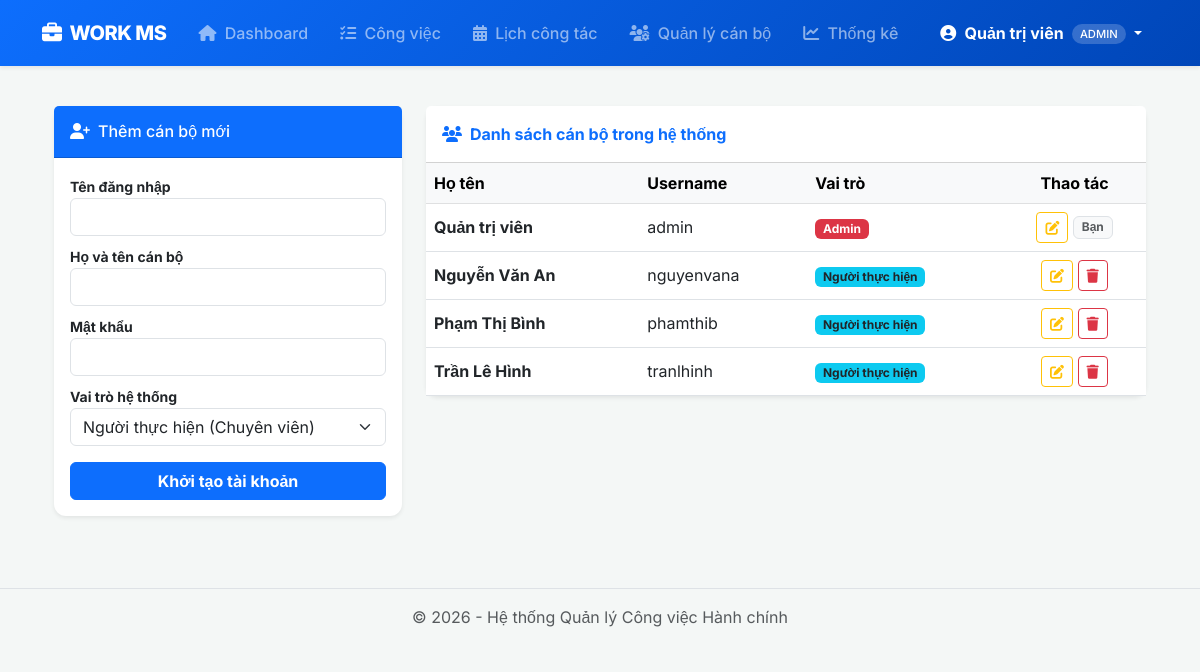
The app's page /modules/users/manage.php (signed in), older data.
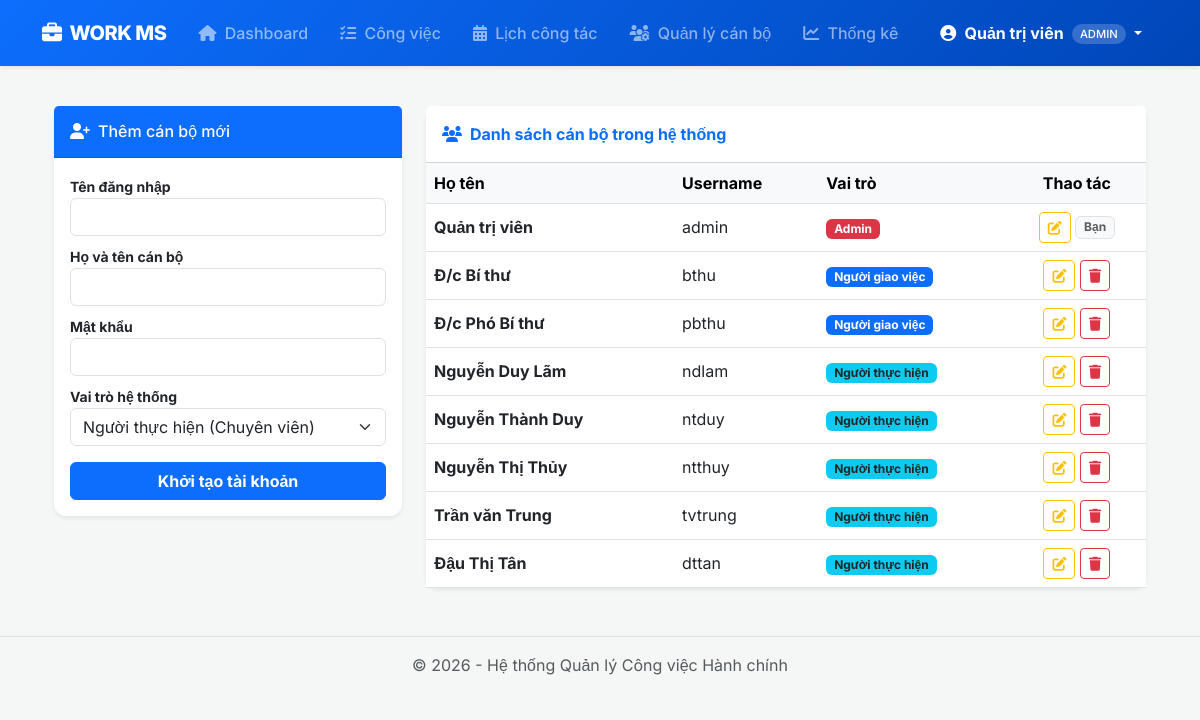
The same page, newer data.
### tables this page shows
CREATE TABLE `users` (
  `id` int(11) NOT NULL,
  `username` varchar(50) NOT NULL,
  `password` varchar(255) NOT NULL,
  `ho_ten` varchar(100) NOT NULL,
  `role` enum('admin','nguoi_giao_viec','nguoi_thuc_hien') DEFAULT 'nguoi_thuc_hien',
  `created_at` timestamp NOT NULL DEFAULT current_timestamp()
);

### modules/users/manage.php (the view, shortened to what this page needs)
<?php
require_once '../../config/database.php';
$users = mysqli_query($conn, "SELECT * FROM users ORDER BY
            CASE WHEN role = 'admin' THEN 1 WHEN role = 'nguoi_giao_viec' THEN 2 ELSE 3 END ASC, ho_ten ASC");
include '../../includes/header.php';
?>
<div class="container-fluid pt-3">
    <div class="row">
        <div class="col-md-4 mb-4">
            <div class="card shadow-sm">
                <div class="card-header bg-primary text-white py-3">
                    <h6 class="mb-0"><i class="fa fa-user-plus me-2"></i>Thêm cán bộ mới</h6>
                </div>
                <div class="card-body">
                    <form method="POST" autocomplete="off">
                        <div class="mb-2">
                            <label class="small fw-bold">Tên đăng nhập</label>
                            <input type="text" name="username" id="username_input" class="form-control" required autocomplete="off">
                        </div>
                        <div class="mb-2">
                            <label class="small fw-bold">Họ và tên cán bộ</label>
                            <input type="text" name="ho_ten" class="form-control" required>
                        </div>
                        <div class="mb-2">
                            <label class="small fw-bold">Mật khẩu</label>
                            <input type="password" name="password" class="form-control" required>
                        </div>
                        <div class="mb-3">
                            <label class="small fw-bold">Vai trò hệ thống</label>
                            <select name="role" class="form-select">
                                <option value="nguoi_thuc_hien">Người thực hiện (Chuyên viên)</option>
                            </select>
                        </div>
                        <button type="submit" name="add_user" class="btn btn-primary w-100 fw-bold">Khởi tạo tài khoản</button>
                    </form>
                </div>
            </div>
        </div>
        <div class="col-md-8">
            <div class="card shadow-sm">
                <div class="card-header bg-white fw-bold py-3 text-primary">
                    <i class="fa fa-users me-2"></i>Danh sách cán bộ trong hệ thống
                </div>
                <div class="table-responsive">
                    <table class="table table-hover align-middle mb-0">
                        <thead class="table-light">
                            <tr>
                                <th>Họ tên</th>
                                <th>Username</th>
                                <th>Vai trò</th>
                                <th class="text-center">Thao tác</th>
                            </tr>
                        </thead>
                        <tbody>
                            <?php while ($u = mysqli_fetch_assoc($users)): ?>
                                <tr>
                                    <td><strong><?php echo $u['ho_ten']; ?></strong></td>
                                    <td><?php echo $u['username']; ?></td>
                                    <td>
                                        <?php
                                        $r = trim($u['role']);
                                        if ($r == 'admin') echo '<span class="badge bg-danger">Admin</span>';
                                        elseif ($r == 'nguoi_giao_viec') echo '<span class="badge bg-primary">Người giao việc</span>';
                                        else echo '<span class="badge bg-info text-dark">Người thực hiện</span>';
                                        ?>
                                    </td>
                                    <td class="text-center">
                                        <a href="edit.php?id=<?php echo $u['id']; ?>" class="btn btn-sm btn-outline-warning" title="Sửa">
                                            <i class="fa fa-edit"></i>
                                        </a>
                                        <?php if ($u['id'] != $_SESSION['user_id']): ?>
                                            <a href="manage.php?delete_id=<?php echo $u['id']; ?>"
                                                class="btn btn-sm btn-outline-danger"
                                                onclick="return confirm('Bạn có chắc chắn muốn xóa cán bộ này?')"
                                                title="Xóa">
                                                <i class="fa fa-trash"></i>
                                            </a>
                                        <?php else: ?>
                                            <span class="badge bg-light text-muted border">Bạn</span>
                                        <?php endif; ?>
                                    </td>
                                </tr>
                            <?php endwhile; ?>
                        </tbody>
                    </table>
                </div>
            </div>
        </div>
    </div>
</div>
<?php include '../../includes/footer.php'; ?>

Row changes from the older to the newer data that the page shows:
removed users: ho_ten "Nguyễn Văn An", username "nguyenvana", role "Người thực hiện"
removed users: ho_ten "Phạm Thị Bình", username "phamthib", role "Người thực hiện"
removed users: ho_ten "Trần Lê Hình", username "tranlhinh", role "Người thực hiện"
added users: ho_ten "Đ/c Bí thư", username "bthu", role "Người giao việc"
added users: ho_ten "Đ/c Phó Bí thư", username "pbthu", role "Người giao việc"
added users: ho_ten "Nguyễn Duy Lãm", username "ndlam", role "Người thực hiện"
added users: ho_ten "Nguyễn Thành Duy", username "ntduy", role "Người thực hiện"
added users: ho_ten "Nguyễn Thị Thủy", username "ntthuy", role "Người thực hiện"
added users: ho_ten "Trần văn Trung", username "tvtrung", role "Người thực hiện"
added users: ho_ten "Đậu Thị Tân", username "dttan", role "Người thực hiện"
